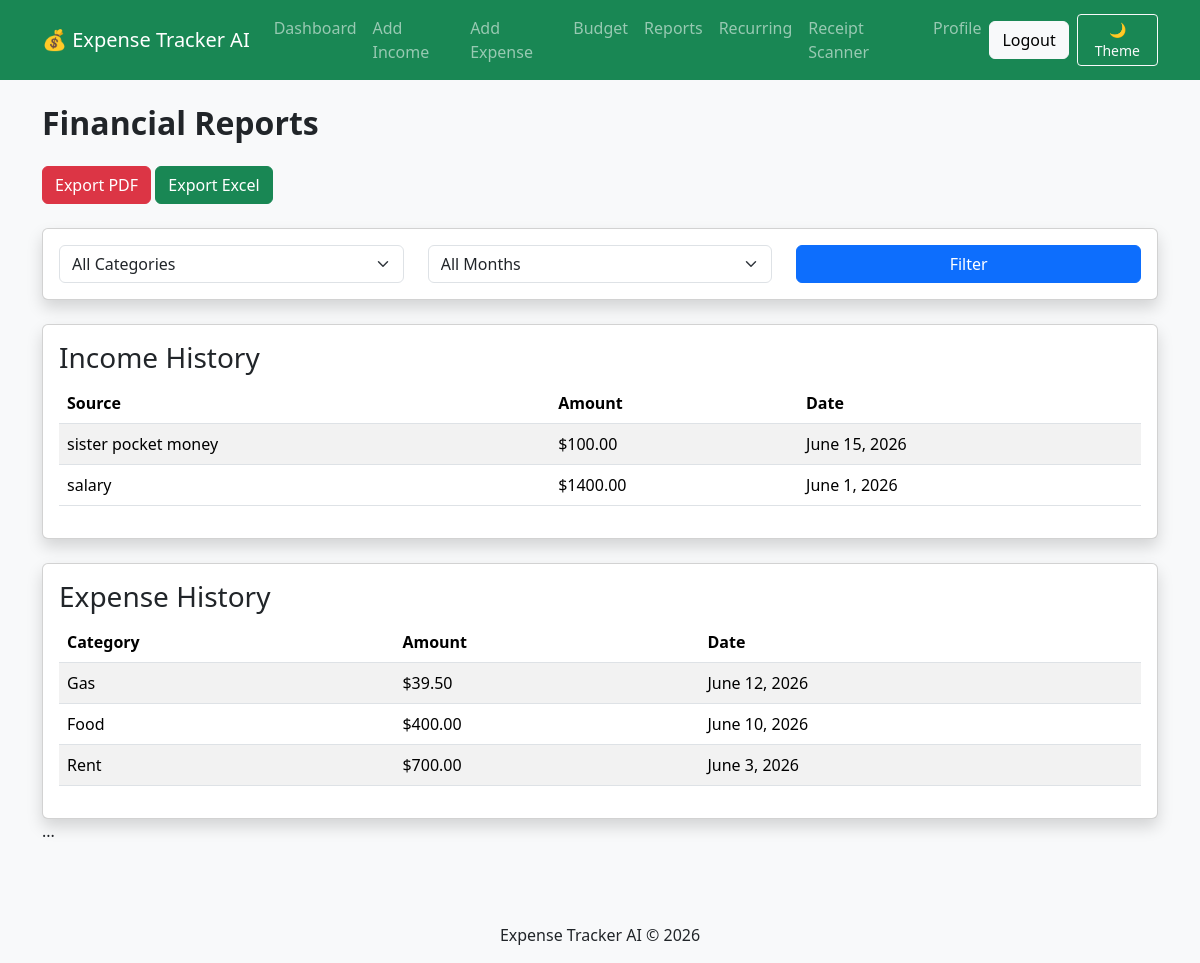
The app's page /reports/ (signed in) with its own data.
### tracker/models.py (models this page shows, shortened)
class Income(models.Model):
    user = models.ForeignKey(
        User,
        on_delete=models.CASCADE
    )
    source = models.CharField(
        max_length=100
    )
    amount = models.DecimalField(
        max_digits=10,
        decimal_places=2
    )
    date = models.DateField()

class Expense(models.Model):
    CATEGORY_CHOICES = [
        ('Food', 'Food'),
        ('Rent', 'Rent'),
        ('Gas', 'Gas'),
        ('Shopping', 'Shopping'),
        ('Bills', 'Bills'),
        ('Travel', 'Travel'),
        ('Healthcare', 'Healthcare'),
        ('Other', 'Other'),
    ]
    user = models.ForeignKey(
        User,
        on_delete=models.CASCADE
    )
    category = models.CharField(
        max_length=50,
        choices=CATEGORY_CHOICES
    )
    amount = models.DecimalField(
        max_digits=10,
        decimal_places=2
    )
    date = models.DateField()
    description = models.CharField(
        max_length=200
    )

### tracker/views.py (the view)
@login_required
def reports(request):
    incomes = Income.objects.filter(
        user=request.user
    ).order_by("-date")
    expenses = Expense.objects.filter(
        user=request.user
    ).order_by("-date")
    category = request.GET.get("category")
    month = request.GET.get("month")
    if category:
        expenses = expenses.filter(
            category=category
        )
    if month:
        expenses = expenses.filter(
            date__month=month
        )
    context = {
        "incomes": incomes,
        "expenses": expenses,
        "categories": Expense.CATEGORY_CHOICES,
    }
    return render(
        request,
        "reports.html",
        context,
    )

### templates/reports.html (shortened to what this page needs)
{% extends 'base.html' %}
{% block content %}
<h2 class="mb-4">
    Financial Reports
</h2>
<a
    href="/export/pdf/"
    class="btn btn-danger mb-4">
    Export PDF
</a>
<a
    href="/export/excel/"
    class="btn btn-success mb-4">
    Export Excel
</a>
<div class="card shadow mb-4">
    <div class="card-body">
        <form method="GET">
            <div class="row">
                <div class="col-md-4">
                    <select
                        name="category"
                        class="form-select">
                        <option value="">
                            All Categories
                        </option>
                    </select>
                </div>
                <div class="col-md-4">
                    <select
                        name="month"
                        class="form-select">
                        <option value="">
                            All Months
                        </option>
                    </select>
                </div>
                <div class="col-md-4">
                    <button
                        type="submit"
                        class="btn btn-primary w-100">
                        Filter
                    </button>
                </div>
            </div>
        </form>
    </div>
</div>
<div class="card shadow mb-4">
    <div class="card-body">
        <h3>
            Income History
        </h3>
        <table class="table table-striped">
            <thead>
                <tr>
                    <th>Source</th>
                    <th>Amount</th>
                    <th>Date</th>
                </tr>
            </thead>
            <tbody>
                {% for income in incomes %}
                <tr>
                    <td>{{ income.source }}</td>
                    <td>${{ income.amount }}</td>
                    <td>{{ income.date }}</td>
                </tr>
                {% empty %}
                <tr>
                    <td colspan="3">
                        No income records
                    </td>
                </tr>
                {% endfor %}
            </tbody>
        </table>
    </div>
</div>
<div class="card shadow">
    <div class="card-body">
        <h3>
            Expense History
        </h3>
        <table class="table table-striped">
            <thead>
                <tr>
                    <th>Category</th>
                    <th>Amount</th>
                    <th>Date</th>
                </tr>
            </thead>
            <tbody>
                {% for expense in expenses %}
                <tr>
                    <td>{{ expense.category }}</td>
                    <td>${{ expense.amount }}</td>
                    <td>{{ expense.date }}</td>
                </tr>
                {% empty %}
                <tr>
                    <td colspan="3">
                        No expense records
                    </td>
                </tr>
                {% endfor %}
            </tbody>
        </table>
    </div>
</div>
<div class="table-responsive">
</div>
{% endblock %}

### templates/base.html (style rules this page uses)
.card { transition: 0.3s; }
h2 { font-weight: 600; }

### records on screen
Income: source "sister pocket money", amount "100.00", date "June 15, 2026"
Income: source "salary", amount "1400.00", date "June 1, 2026"
Expense: category "Gas", amount "39.50", date "June 12, 2026"
Expense: category "Food", amount "400.00", date "June 10, 2026"
Expense: category "Rent", amount "700.00", date "June 3, 2026"
